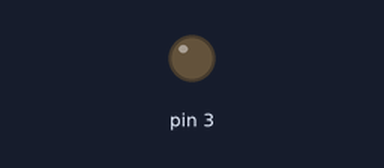
The sketch below on a simulated Arduino Uno, built with avr-gcc and run on an emulated ATmega328P. Shown: output pins drawn as LEDs (lit = HIGH).

Above: at 0.05 s.
At 2.55 s:
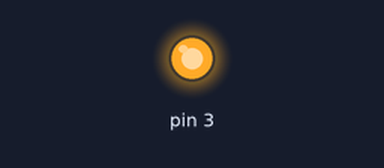
Timing chart, 0 to 6.4 s (numbered marks = the images above):
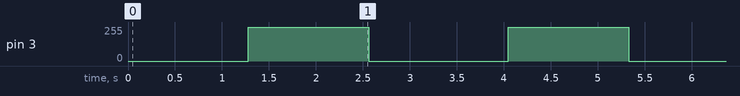

Measured:
- by itself, pin 3: repeats every 2.8 s: 0/255 1.5 s, 255/255 1.3 s

The sketch:

Controlling_LED_Intensity.ino
```cpp
int del = 5;
int a = 0;

void setup() {
  pinMode(3, OUTPUT);
// LED control pin is 3, a PWM pin
}
void loop() {
  for (a = 0 ; a < 256 ; a++) {
    analogWrite(3, a);
    delay(del);
  }
  for (a = 255 ; a >= 0 ; a--) {
    analogWrite(3, a);
    delay(del);
  }
  delay(200);
}
```
